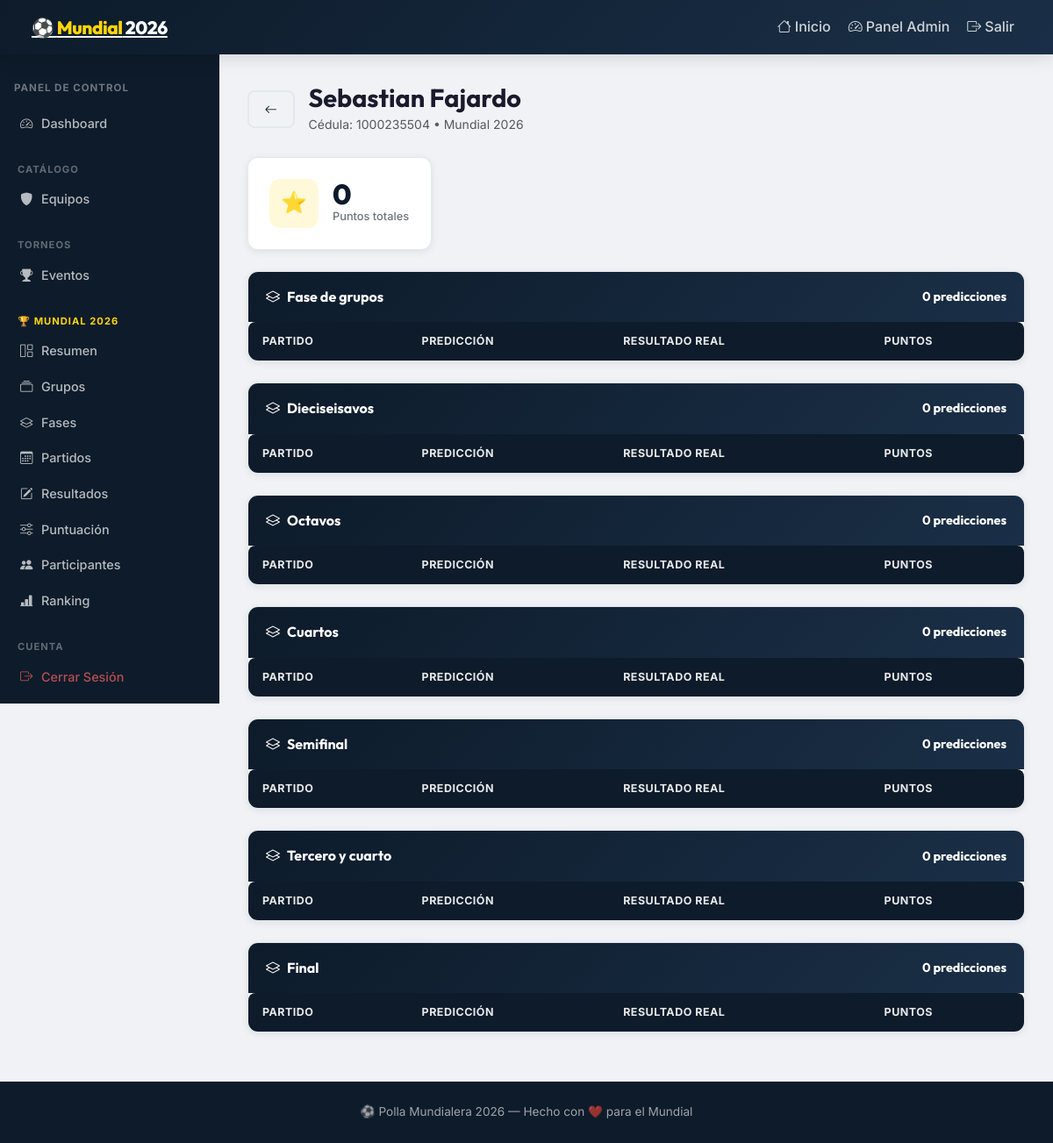
Page /admin/participants/1 (signed in) on the committed database.
### app/models.py (models this page shows, shortened)
class Event(db.Model):
    __tablename__ = 'events'
    id = db.Column(db.Integer, primary_key=True)
    name = db.Column(db.String(200), nullable=False)
    tournament_type = db.Column(db.String(50), default='world_cup')  # world_cup | champions | custom
    description = db.Column(db.Text)
    logo_emoji = db.Column(db.String(10), default='🏆')
    status = db.Column(db.String(20), default='draft')   # draft | active | finished
    can_view_others_predictions = db.Column(db.Boolean, default=True)
    created_at = db.Column(db.DateTime, default=datetime.utcnow)
    groups = db.relationship('Group', backref='event', lazy='dynamic',
                              cascade='all, delete-orphan')
    phases = db.relationship('Phase', backref='event', lazy='dynamic',
                              cascade='all, delete-orphan',
                              order_by='Phase.phase_order')
    participants = db.relationship('Participant', backref='event', lazy='dynamic',
                                   cascade='all, delete-orphan')
    scoring_configs = db.relationship('ScoringConfig', backref='event', lazy='dynamic',
                                      cascade='all, delete-orphan')

class Participant(db.Model):
    __tablename__ = 'participants'
    id = db.Column(db.Integer, primary_key=True)
    cedula = db.Column(db.String(30), nullable=False)
    name = db.Column(db.String(100), nullable=False)
    event_id = db.Column(db.Integer, db.ForeignKey('events.id'), nullable=False)
    total_points = db.Column(db.Integer, default=0)
    created_at = db.Column(db.DateTime, default=datetime.utcnow)
    __table_args__ = (db.UniqueConstraint('cedula', 'event_id',
                                          name='uq_cedula_event'),)
    predictions = db.relationship('Prediction', backref='participant', lazy='dynamic',
                                  cascade='all, delete-orphan')
    scores = db.relationship('Score', backref='participant', lazy='dynamic',
                             cascade='all, delete-orphan')

class Phase(db.Model):
    __tablename__ = 'phases'
    id = db.Column(db.Integer, primary_key=True)
    event_id = db.Column(db.Integer, db.ForeignKey('events.id'), nullable=False)
    name = db.Column(db.String(100), nullable=False)   # Fase de Grupos, Octavos...
    phase_order = db.Column(db.Integer, nullable=False, default=1)
    is_prediction_open = db.Column(db.Boolean, default=False)
    is_results_active = db.Column(db.Boolean, default=False)
    prediction_open_at = db.Column(db.DateTime, nullable=True)
    prediction_close_at = db.Column(db.DateTime, nullable=True)
    created_at = db.Column(db.DateTime, default=datetime.utcnow)
    matches = db.relationship('Match', backref='phase', lazy='dynamic',
                              cascade='all, delete-orphan')
    predictions = db.relationship('Prediction', backref='phase', lazy='dynamic')

### app/routes/admin.py (the view, shortened to what this page needs)
@admin_bp.route('/participants/<int:participant_id>')
@require_admin
def participant_detail(participant_id):
    participant = Participant.query.get_or_404(participant_id)
    event = participant.event
    phases = Phase.query.filter_by(event_id=event.id).order_by(Phase.phase_order).all()
    phase_data = []
    for phase in phases:
        preds = (Prediction.query
                 .filter_by(participant_id=participant_id, phase_id=phase.id)
                 .join(Match)
                 .order_by(Match.match_date)
                 .all())
        pred_list = []
        phase_data.append({'phase': phase, 'predictions': pred_list})
    return render_template('admin/participant_detail.html',
                           participant=participant,
                           event=event,
                           phase_data=phase_data)

### app/routes/auth.py (called while the page is built)
def is_admin():
    return session.get('is_admin', False)

def require_admin(f):
    from functools import wraps
    @wraps(f)
    def decorated(*args, **kwargs):
        if not is_admin():
            flash('Debes iniciar sesión como administrador.', 'warning')
            return redirect(url_for('auth.login', next=request.url))
        return f(*args, **kwargs)
    return decorated

### app/templates/admin/participant_detail.html (shortened to what this page needs)
{% extends 'admin_base.html' %}
{% block admin_content %}
<div class="d-flex align-items-center gap-3 mb-4">
  <a href="{{ url_for('admin.participants', event_id=event.id) }}" class="btn-outline-custom">
    <i class="bi bi-arrow-left"></i>
  </a>
  <div>
    <h1 style="font-size: 1.8rem; margin: 0;">{{ participant.name }}</h1>
    <small class="text-muted">Cédula: {{ participant.cedula }} &bull; {{ event.name }}</small>
  </div>
</div>
<div class="row g-3 mb-4">
  <div class="col-6 col-md-3">
    <div class="kpi-card">
      <div class="kpi-icon gold">⭐</div>
      <div><div class="kpi-value">{{ participant.total_points }}</div><div class="kpi-label">Puntos totales</div></div>
    </div>
  </div>
</div>
{% for pd in phase_data %}
<div class="card-custom mb-4">
  <div class="card-header-custom d-flex justify-content-between align-items-center">
    <span><i class="bi bi-layers me-2"></i>{{ pd.phase.name }}</span>
    <span style="font-size: .9rem;">{{ pd.predictions|length }} predicciones</span>
  </div>
  <div class="card-body-custom p-0">
    <div class="table-responsive">
      <table class="table-custom">
        <thead>
          <tr><th>Partido</th><th>Predicción</th><th>Resultado real</th><th>Puntos</th></tr>
        </thead>
      </table>
    </div>
  </div>
</div>
{% endfor %}
{% endblock %}

### app/templates/admin_base.html (shortened to what this page needs)
{% extends 'base.html' %}
{% block content %}
<div class="admin-wrapper">
  <nav class="admin-sidebar" id="admin-sidebar">
    <div class="px-3 mb-2">
      <small style="color: rgba(255,255,255,.4); font-size: .72rem; font-weight: 700; text-transform: uppercase; letter-spacing: 1px;">
        Panel de Control
      </small>
    </div>
    <a href="{{ url_for('admin.dashboard') }}" class="nav-link">
      <i class="bi bi-speedometer2"></i> Dashboard
    </a>
    <div class="sidebar-section">Catálogo</div>
    <a href="{{ url_for('admin.teams') }}" class="nav-link">
      <i class="bi bi-shield-fill"></i> Equipos
    </a>
    <div class="sidebar-section">Torneos</div>
    <a href="{{ url_for('admin.events') }}" class="nav-link">
      <i class="bi bi-trophy-fill"></i> Eventos
    </a>
    {% if event is defined and event %}
      <div class="sidebar-section" style="color: var(--gold); opacity: 1;">
        {{ event.logo_emoji }} {{ event.name[:20] }}{% if event.name|length > 20 %}…{% endif %}
      </div>
      <a href="{{ url_for('admin.event_detail',   event_id=event.id) }}" class="nav-link">
        <i class="bi bi-grid-1x2"></i> Resumen
      </a>
      <a href="{{ url_for('admin.groups',         event_id=event.id) }}" class="nav-link">
        <i class="bi bi-collection"></i> Grupos
      </a>
      <a href="{{ url_for('admin.phases',         event_id=event.id) }}" class="nav-link">
        <i class="bi bi-layers"></i> Fases
      </a>
      <a href="{{ url_for('admin.matches',        event_id=event.id) }}" class="nav-link">
        <i class="bi bi-calendar3"></i> Partidos
      </a>
      <a href="{{ url_for('admin.results',        event_id=event.id) }}" class="nav-link">
        <i class="bi bi-pencil-square"></i> Resultados
      </a>
      <a href="{{ url_for('admin.scoring_config', event_id=event.id) }}" class="nav-link">
        <i class="bi bi-sliders"></i> Puntuación
      </a>
      <a href="{{ url_for('admin.participants',   event_id=event.id) }}" class="nav-link">
        <i class="bi bi-people-fill"></i> Participantes
      </a>
      <a href="{{ url_for('admin.ranking',        event_id=event.id) }}" class="nav-link">
        <i class="bi bi-bar-chart-line-fill"></i> Ranking
      </a>
    {% endif %}
    <div class="sidebar-section">Cuenta</div>
    <a href="{{ url_for('auth.logout') }}" class="nav-link" style="color: rgba(255,100,100,.7);">
      <i class="bi bi-box-arrow-right"></i> Cerrar Sesión
    </a>
  </nav>
  <main class="admin-content">
    {% block admin_content %}{% endblock %}
  </main>
</div>
{% endblock %}

### app/static/css/custom.css (style rules this page uses)
:root { --primary: #0d1b2a; --primary-soft: #1a2f47; --accent: #e63946; --accent-hover: #c1121f; --gold: #ffd60a; --silver: #b0b7c3; --bronze: #cd7f32; --green-field: #2d6a4f; --green-soft: #40916c; --bg: #f0f2f5; --card-bg: #ffffff; --text: #1a1a2e; --text-muted: #6c757d; --border: #e2e8f0; --shadow-sm: 0 2px 8px rgba(0,0,0,.08); --shadow-md: 0 4px 20px rgba(0,0,0,.12); --shadow-lg: 0 8px 40px rgba(0,0,0,.18); --radius: 12px; --radius-sm: 8px; --transition: all .25s cubic-bezier(.4,0,.2,1); }
*, *::before, *::after { box-sizing: border-box; }
body { font-family: 'Inter', sans-serif; background: var(--bg); color: var(--text); min-height: 100vh; line-height: 1.6; }
h1, h2, h3, h4, h5 { font-family: 'Outfit', sans-serif; font-weight: 700; }
.admin-wrapper { display: flex; min-height: calc(100vh - 60px); }
.admin-sidebar { width: 250px; min-width: 250px; background: var(--primary); padding: 1.5rem 0; position: sticky; top: 60px; height: calc(100vh - 60px); overflow-y: auto; transition: var(--transition); }
.admin-sidebar .sidebar-section { padding: .5rem 1.25rem .25rem; font-size: .7rem; font-weight: 700; text-transform: uppercase; letter-spacing: 1px; color: rgba(255,255,255,.35); margin-top: 1rem; }
.admin-sidebar .nav-link { color: rgba(255,255,255,.7); padding: .55rem 1.25rem; display: flex; align-items: center; gap: .6rem; font-size: .9rem; font-weight: 500; transition: var(--transition); border-left: 3px solid transparent; }
.admin-content { flex: 1; padding: 2rem; overflow-x: hidden; }
.card-custom { background: var(--card-bg); border-radius: var(--radius); box-shadow: var(--shadow-sm); border: 1px solid var(--border); transition: var(--transition); overflow: hidden; }
.card-custom .card-header-custom { background: linear-gradient(135deg, var(--primary) 0%, var(--primary-soft) 100%); color: #fff; padding: 1rem 1.25rem; font-family: 'Outfit', sans-serif; font-weight: 700; font-size: 1rem; }
.card-body-custom { padding: 1.25rem; }
.kpi-card { background: var(--card-bg); border-radius: var(--radius); box-shadow: var(--shadow-sm); border: 1px solid var(--border); padding: 1.5rem; display: flex; align-items: center; gap: 1rem; transition: var(--transition); }
.kpi-icon { width: 56px; height: 56px; border-radius: var(--radius); display: flex; align-items: center; justify-content: center; font-size: 1.5rem; flex-shrink: 0; }
.kpi-icon.gold { background: rgba(255,214,10,.15); }
.kpi-value { font-family: 'Outfit', sans-serif; font-size: 2rem; font-weight: 800; line-height: 1; color: var(--primary); }
.kpi-label { font-size: .8rem; color: var(--text-muted); font-weight: 500; }
.btn-outline-custom { background: transparent; color: var(--primary); border: 2px solid var(--border); padding: .5rem 1.1rem; border-radius: var(--radius-sm); font-weight: 600; font-size: .9rem; cursor: pointer; transition: var(--transition); text-decoration: none; display: inline-flex; align-items: center; gap: .4rem; }
.table-custom { width: 100%; border-collapse: separate; border-spacing: 0; }
.table-custom thead th { background: var(--primary); color: rgba(255,255,255,.9); font-size: .78rem; font-weight: 700; text-transform: uppercase; letter-spacing: .5px; padding: .75rem 1rem; border: none; }
.table-custom thead th:first-child { border-radius: var(--radius-sm) 0 0 0; }
.table-custom thead th:last-child { border-radius: 0 var(--radius-sm) 0 0; }

### rows in the picture
Event: logo_emoji "🏆", name "MUNDIAL 2026", name "Mundial 2026"
Participant: name "Sebastian Fajardo", cedula "1000235504", total_points "0"
Phase: phase.name "Fase de grupos"
Phase: phase.name "Dieciseisavos"
Phase: phase.name "Octavos"
Phase: phase.name "Cuartos"
Phase: phase.name "Semifinal"
Phase: phase.name "Tercero y cuarto"
Phase: phase.name "Final"

### other values in the picture
{{ pd.predictions|length }} "0" "0" "0" "0" "0" "0" "0"
